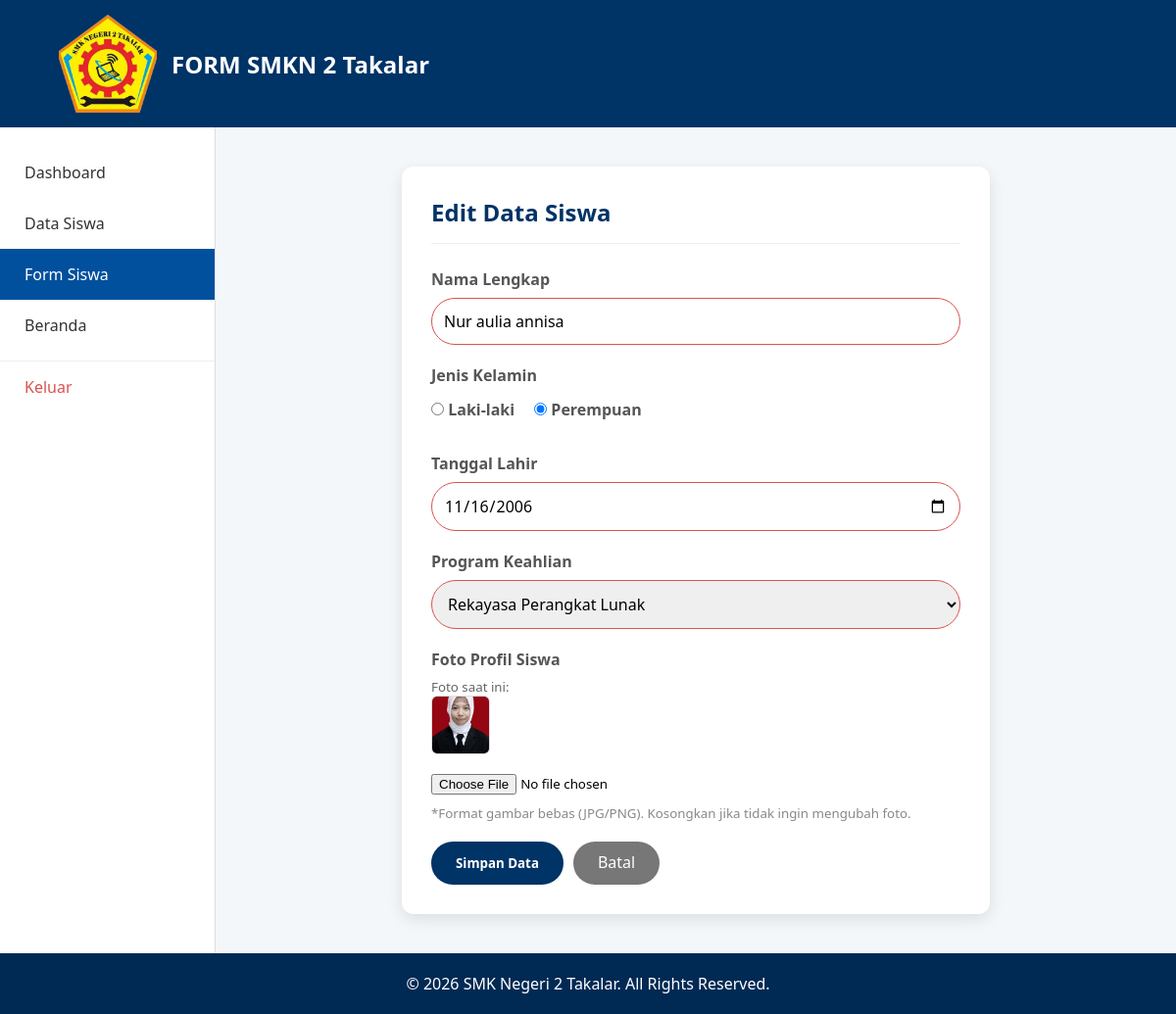
The page /form-siswa.php?id=3 (signed in) on the database its author committed.
### tables this page shows
CREATE TABLE `siswa` (
  `id` int(11) NOT NULL,
  `foto` varchar(255) DEFAULT 'default.jpg',
  `nama` varchar(100) NOT NULL,
  `jk` enum('L','P') NOT NULL,
  `tanggal_lahir` date NOT NULL,
  `jurusan` varchar(50) NOT NULL
);

### form-siswa.php (the view, shortened to what this page needs)
<?php
include 'config.php';
$nama = "";
$jk = "";
$tanggal_lahir = "";
$jurusan = "";
$foto_lama = "";
$judul_form = "Tambah Data Siswa";
if (isset($_GET['id'])) {
    $id = $_GET['id'];
    $judul_form = "Edit Data Siswa";
    $query = mysqli_query($koneksi, "SELECT * FROM siswa WHERE id = '$id'");
    $data = mysqli_fetch_assoc($query);
    if ($data) {
        $nama = $data['nama'];
        $jk = $data['jk'];
        $tanggal_lahir = $data['tanggal_lahir'];
        $jurusan = $data['jurusan'];
        $foto_lama = $data['foto'];
    }
}
?>
<!DOCTYPE html>
<html lang="id">
<head>
    <link rel="stylesheet" href="css/form.css">
</head>
<body>
    <header>
        <div class="header-content">
            <img src="images/logo-sekolah.jpg" alt="Logo SMKN 2 Takalar" class="logo-header">
            <span class="header-title">FORM SMKN 2 Takalar</span>
        </div>
    </header>
    <div class="main-container">
        <aside>
            <ul class="menu-sidebar">
                <li><a href="dashboard.php">Dashboard</a></li>
                <li><a href="tabel-siswa.php">Data Siswa</a></li>
                <li><a href="form-siswa.php" class="aktif">Form Siswa</a></li>
                <li><a href="landing-page.html">Beranda</a></li>
                <li><a href="logout.php" class="menu-logout">Keluar</a></li>
            </ul>
        </aside>
        <section class="main-content">
            <div class="container-form">
                <h2 class="form-title"><?php echo $judul_form; ?></h2>
                <hr class="divider">
                <form action="simpan-siswa.php" method="POST" enctype="multipart/form-data">
                    <div class="field-group">
                        <label for="nama">Nama Lengkap</label>
                        <input type="text" id="nama" name="nama" class="input-custom" placeholder="Masukkan Nama Lengkap" value="<?php echo $nama; ?>" required>
                    </div>
                    <div class="field-group">
                        <label>Jenis Kelamin</label>
                        <div class="radio-options">
                            <label><input type="radio" name="jk" value="L" <?php if($jk == 'L') echo 'checked'; ?> required> Laki-laki</label>
                            <label><input type="radio" name="jk" value="P" <?php if($jk == 'P') echo 'checked'; ?> required> Perempuan</label>
                        </div>
                    </div>
                    <div class="field-group">
                        <label for="tanggal">Tanggal Lahir</label>
                        <input type="date" id="tanggal" name="tanggal" class="input-custom" value="<?php echo $tanggal_lahir; ?>" required>
                    </div>
                    <div class="field-group">
                        <label for="jurusan">Program Keahlian</label>
                        <select id="jurusan" name="jurusan" class="input-custom" required>
                            <option value="Rekayasa Perangkat Lunak" <?php if($jurusan == 'Rekayasa Perangkat Lunak') echo 'selected'; ?>>Rekayasa Perangkat Lunak</option>
                        </select>
                    </div>
                    <div class="field-group">
                        <label for="foto">Foto Profil Siswa</label>
                        <?php if (!empty($foto_lama)): ?>
                            <div style="margin-bottom: 10px;">
                                <small style="color: #666; display: block;">Foto saat ini:</small>
                                <img src="images/<?php echo $foto_lama; ?>" style="width: 60px; height: 60px; object-fit: cover; border-radius: 6px; border: 1px solid #ddd;">
                            </div>
                        <?php endif; ?>
                        <input type="file" id="foto" name="foto" accept="image/*" style="padding: 5px 0;">
                        <small style="color: #888; display: block; margin-top: 5px;">*Format gambar bebas (JPG/PNG). Kosongkan jika tidak ingin mengubah foto.</small>
                    </div>
                    <div class="action-buttons">
                        <button type="submit" class="btn-submit">Simpan Data</button>
                        <a href="tabel-siswa.php" class="btn-reset" style="text-decoration:none; display:inline-block; text-align:center; padding-top:10px;">Batal</a>
                    </div>
                </form>
            </div>
        </section>
    </div>
    <footer class="footer-bottom">
        <p>&copy; 2026 SMK Negeri 2 Takalar. All Rights Reserved.</p>
    </footer>
</body>
</html>

### css/form.css (style rules this page uses)
* { margin: 0; padding: 0; box-sizing: border-box; font-family: 'Segoe UI', Arial, sans-serif; }
:root { --navy-utama: #003366; --navy-gelap: #002a54; --biru-medium: #00509e; --abu-bg: #f4f7f9; }
body { background-color: var(--abu-bg); }
header { background-color: var(--navy-utama); color: white; padding: 15px 5%; }
.header-content { display: flex; align-items: center; gap: 15px; }
.logo-header { height: 100px; width: auto; }
.header-title { font-weight: bold; font-size: 1.5rem; }
.main-container { display: flex; min-height: 80vh; }
aside { width: 220px; background: white; border-right: 1px solid #ddd; padding-top: 20px; }
.menu-sidebar { list-style: none; }
.menu-sidebar li a { display: block; padding: 15px 25px; color: #333; text-decoration: none; transition: 0.3s; }
.menu-sidebar li a:hover, .menu-sidebar li a.aktif { background-color: var(--biru-medium); color: white; }
.menu-logout { color: #d9534f !important; border-top: 1px solid #eee; margin-top: 10px; }
.main-content { flex: 1; padding: 40px; display: flex; justify-content: center; }
.container-form { background: white; width: 100%; max-width: 600px; padding: 30px; border-radius: 12px; box-shadow: 0 5px 15px rgba(0,0,0,0.1); }
.form-title { color: var(--navy-utama); margin-bottom: 15px; }
.divider { margin-bottom: 25px; border: 0; border-top: 1px solid #eee; }
.field-group { margin-bottom: 20px; }
.field-group label { display: block; margin-bottom: 8px; font-weight: 600; color: #555; }
.input-custom { width: 100%; padding: 12px; border: 1px solid #ccc; border-radius: 25px; outline: none; font-size: 1rem; }
.radio-options { display: flex; gap: 20px; padding: 5px 0; }
.action-buttons { display: flex; gap: 10px; margin-top: 20px; }
.btn-submit { background: var(--navy-utama); color: white; padding: 12px 25px; border: none; border-radius: 25px; cursor: pointer; font-weight: bold; }
.btn-reset { background: #777; color: white; padding: 12px 25px; border: none; border-radius: 25px; cursor: pointer; }
.footer-bottom { background: var(--navy-gelap); color: white; text-align: center; padding: 20px 0; width: 100%; }
.input-custom { border-color: #d9534f; }

### rows shown on the page
siswa: nama "Nur aulia annisa", jk "☐ Laki-laki", jk "☑ Perempuan", tanggal "11/16/2006", jurusan "Rekayasa Perangkat Lunak", foto (picture)

### other values the page prints
$judul_form "Edit Data Siswa"
